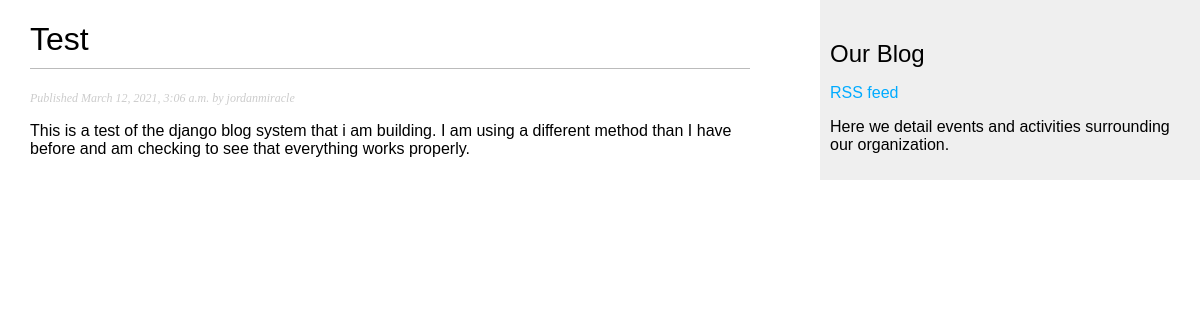
The app's page /blog/2021/3/12/test1/ with its own data.
### blog/models.py (models this page shows, shortened)
class Post(models.Model):
    STATUS_CHOICES = (
        ('draft', 'Draft'),
        ('published', 'Published'),
    )
    title = models.CharField(max_length=250)
    slug = models.SlugField(max_length=250,
                            unique_for_date='publish')
    author = models.ForeignKey(User,
                               on_delete=models.CASCADE,
                               related_name='blog_posts')
    body = RichTextField(blank=True, null=True)
    publish = models.DateTimeField(default=timezone.now)
    created = models.DateTimeField(auto_now_add=True)
    updated = models.DateTimeField(auto_now_add=True)
    status = models.CharField(max_length=10,
                              choices=STATUS_CHOICES,
                              default='draft')
    objects = models.Manager()
    published = PublishedManager()
    class Meta:
        ordering = ('-publish',)

### blog/views.py (the view)
def post_detail(request, year, month, day, post):
    post = get_object_or_404(Post, slug=post,
                             status='published',
                             publish__year=year,
                             publish__month=month,
                             publish__day=day)
    return render(request,
                  'blog/post_detail.html',
                  {'post': post})

### blog/templates/blog/post_detail.html (shortened to what this page needs)
{% extends "base.html" %}
{% block content %}
 <h1>{{ post.title }}</h1>
 <p class="date">
   Published {{ post.publish }} by {{ post.author }}
 </p>
 {{ post.body|linebreaks }}
{% endblock %}

### static/blog/css/blog.css (style rules this page uses)
body { margin:0; padding:0; font-family:helvetica, sans-serif; }
h1 { font-weight:normal; border-bottom:1px solid #bbb; padding:0 0 10px 0; }
p.date { color:#ccc; font-family: georgia, serif; font-size: 12px; font-style: italic; }

### records on screen
Post: title "Test", publish "March 12, 2021, 3:06 a.m.", author "jordanmiracle", body "This is a test of the django blog system that i am building. I am using a different method than I have before and am checking to see that everything works properly."
